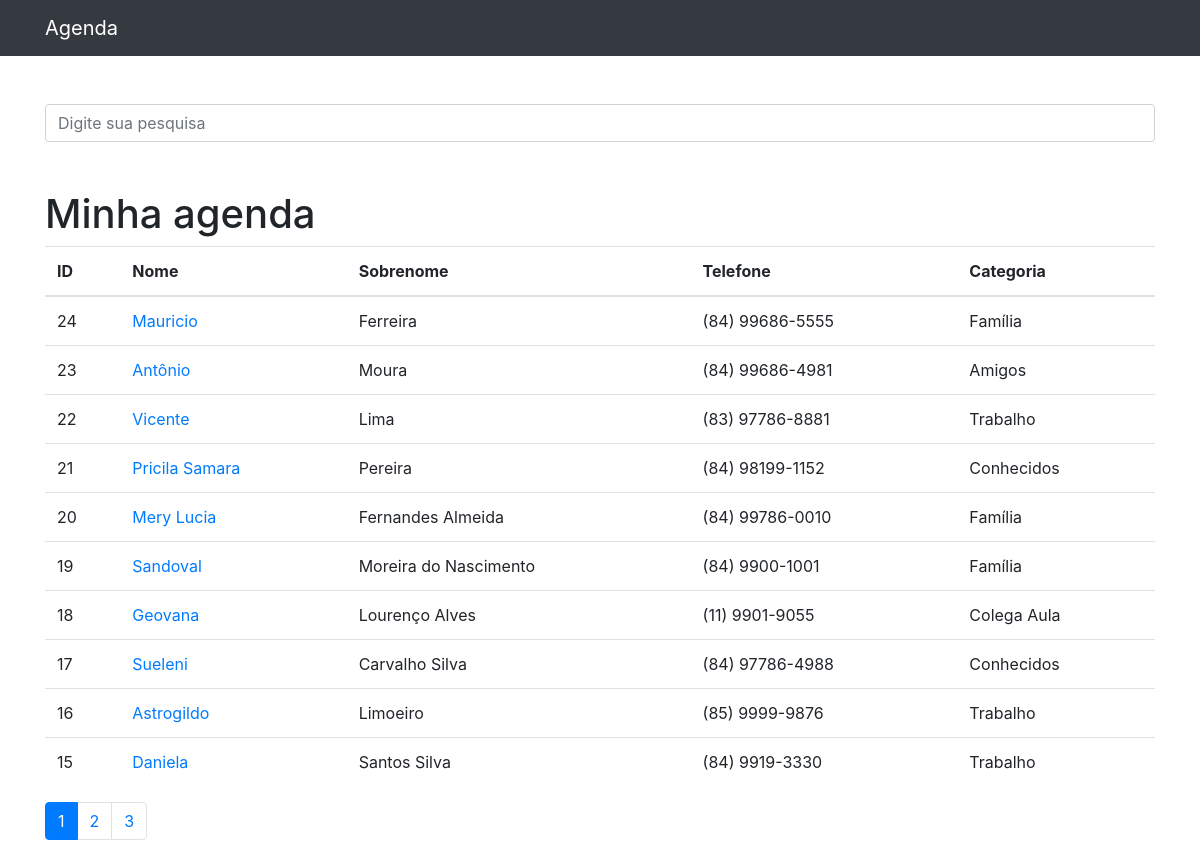
The page / on the database its author committed.
### contatos/models.py (models this page shows, shortened)
class Contato(models.Model):
    nome = models.CharField(max_length=255)
    sobrenome = models.CharField(max_length=255, blank=True)
    telefone = models.CharField(max_length=255)
    email = models.CharField(max_length=255, blank=True)
    data_criacao = models.DateTimeField(default=timezone.now)
    descricao = models.TextField(blank=True)
    categoria = models.ForeignKey(Categoria, on_delete=models.DO_NOTHING)
    mostrar = models.BooleanField(default=True)
    foto = models.ImageField(blank=True, upload_to='fotos/%Y/%m/')

class Categoria(models.Model):
    nome = models.CharField(max_length=150)
    def __str__(self):
        return self.nome

### contatos/views.py (the view)
# urls.py: path('', views.index, name='index'),
def index(request):
    contatos = Contato.objects.order_by('-id').filter(mostrar=True)
    paginator = Paginator(contatos, 10)
    page = request.GET.get('p')
    contatos = paginator.get_page(page)
    return render(request, 'contatos/index.html', {
        'contatos': contatos
    })

### contatos/templates/contatos/index.html
{% extends 'base.html' %}
{% block conteudo %}
<h1 class="mt-5">Minha agenda</h1>
<table class="table">
    <thead>
    <tr>
        <th>ID</th>
        <th>Nome</th>
        <th>Sobrenome</th>
        <th>Telefone</th>
        <th>Categoria</th>
    </tr>
    </thead>
    <tbody>
    {% for contato in contatos %}
    <tr>
        <td>{{ contato.id }}</td>
        <td>
            <a href="{% url 'detalhes_contato' contato.id %}">{{ contato.nome }}</a>
        </td>
        <td>{{ contato.sobrenome }}</td>
        <td>{{ contato.telefone }}</td>
        <td>{{ contato.categoria }}</td>
    </tr>
    {% endfor %}
    </tbody>
</table>
<nav aria-label="Page navigation example">
    <ul class="pagination">
        {% for pagina in contatos.paginator.page_range %}
            {% if contatos.number == pagina %}
            <li class="page-item active">
                <a class="page-link" href="?p={{ pagina }}&termo={{ request.GET.termo }}">{{ pagina }}</a>
            </li>
            {% else %}
            <li class="page-item">
                <a class="page-link" href="?p={{ pagina }}&termo={{ request.GET.termo }}">{{ pagina }}</a>
            </li>
            {% endif %}
        {% endfor %}
    </ul>
</nav>
{% endblock %}

### templates/base.html (shortened to what this page needs)
{% load static %}
<!DOCTYPE html>
<html lang="pt">
<head>
    {% include 'parciais/_head.html' %}
</head>
<body>
{% include 'parciais/_nav.html' %}
<div class="container">
    <div class="row">
        <div class="col-lg-12">
            {% if 'accounts' not in request.path %}
            <br><br>
            <form method="get" action="{% url 'busca' %}">
                <div class="form-group row">
                    <div class="col-12">
                        <input class="form-control"
                               type="search" value="{{ request.GET.termo }}"
                               id="search-input"
                               placeholder="Digite sua pesquisa"
                               name="termo">
                    </div>
                </div>
            </form>
            {% endif %}
            {%block conteudo%} {%endblock%}
        </div>
    </div>
</div>
</body>
</html>

### templates/parciais/_head.html (shortened to what this page needs)
{% load static %}
<link href="{% static 'vendor/bootstrap/css/bootstrap.min.css'%}" rel="stylesheet">

### templates/parciais/_nav.html (shortened to what this page needs)
{% load static %}
<nav class="navbar navbar-expand-lg navbar-dark bg-dark static-top">
    <div class="container">
        <a class="navbar-brand" href="{% url 'index' %}">Agenda</a>
    </div>
</nav>

### rows shown on the page
Contato: id "24", nome "Mauricio", sobrenome "Ferreira", telefone "(84) 99686-5555", categoria "Família"
Contato: id "23", nome "Antônio", sobrenome "Moura", telefone "(84) 99686-4981", categoria "Amigos"
Contato: id "22", nome "Vicente", sobrenome "Lima", telefone "(83) 97786-8881", categoria "Trabalho"
Contato: id "21", nome "Pricila Samara", sobrenome "Pereira", telefone "(84) 98199-1152", categoria "Conhecidos"
Contato: id "20", nome "Mery Lucia", sobrenome "Fernandes Almeida", telefone "(84) 99786-0010", categoria "Família"
Contato: id "19", nome "Sandoval", sobrenome "Moreira do Nascimento", telefone "(84) 9900-1001", categoria "Família"
Contato: id "18", nome "Geovana", sobrenome "Lourenço Alves", telefone "(11) 9901-9055", categoria "Colega Aula"
Contato: id "17", nome "Sueleni", sobrenome "Carvalho Silva", telefone "(84) 97786-4988", categoria "Conhecidos"
Contato: id "16", nome "Astrogildo", sobrenome "Limoeiro", telefone "(85) 9999-9876", categoria "Trabalho"
Contato: id "15", nome "Daniela", sobrenome "Santos Silva", telefone "(84) 9919-3330", categoria "Trabalho"

### other values the page prints
{{ pagina }} "1"
{{ pagina }} "2" "3"
